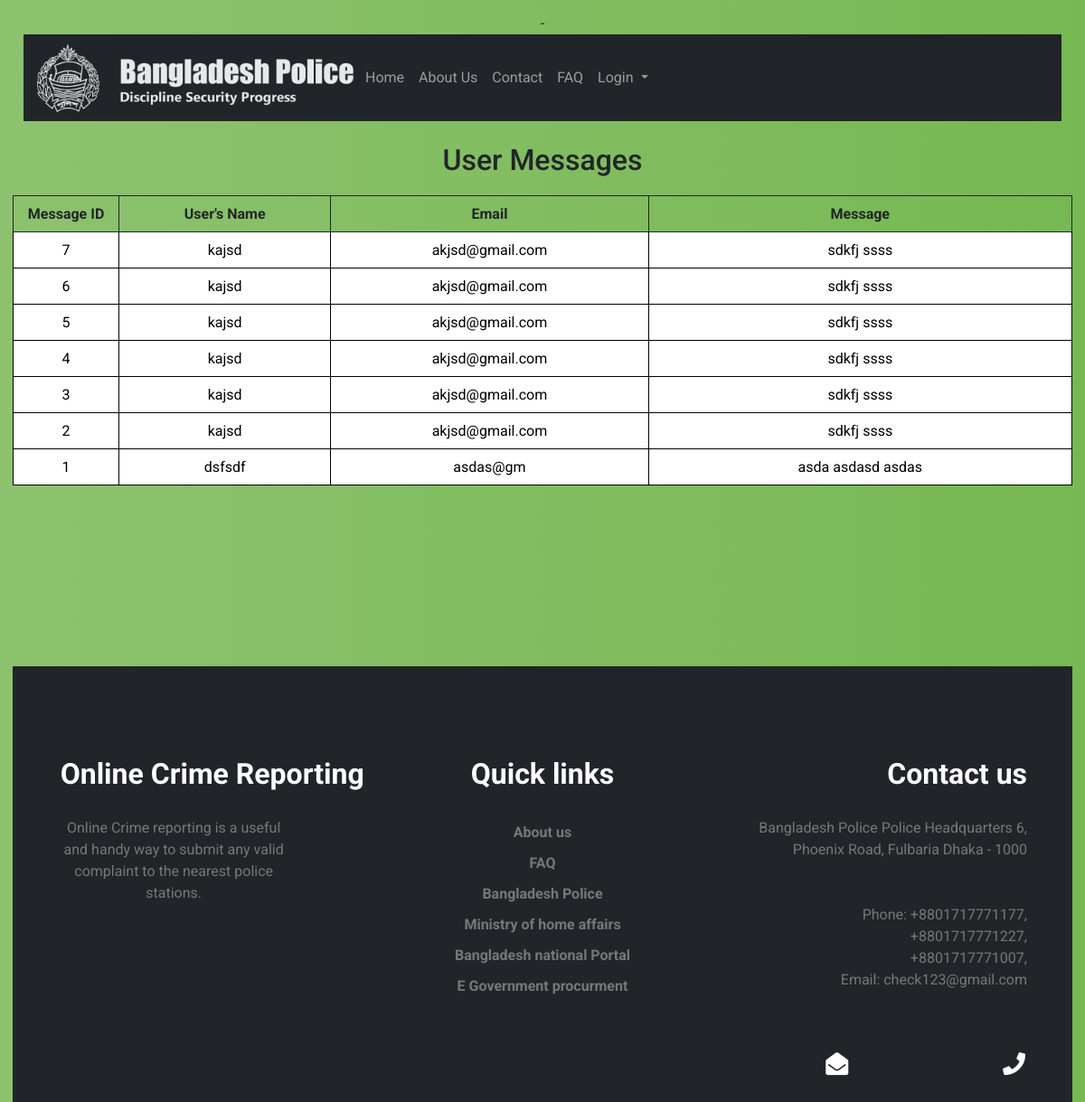
The page /Pages/message.php on the database its author committed.
### tables this page shows
CREATE TABLE `message` (
  `mid` int(9) NOT NULL,
  `name` varchar(40) NOT NULL,
  `email` varchar(100) NOT NULL,
  `message` text NOT NULL
);

### Pages/message.php (the view, shortened to what this page needs)
-<?php
  include "../php/db.php";
?>
<!DOCTYPE html>
<html lang="en">
<head>
    <link href="../css/bootstrap.min.css" rel="stylesheet">
    <link rel="stylesheet" href="../css/style.css">
    <link rel="stylesheet" href="../css/responsive.css">
  <link rel="stylesheet" type="text/css" href="../css/login_style.css">
  <link rel="stylesheet" href="https://cdnjs.cloudflare.com/ajax/libs/font-awesome/4.7.0/css/font-awesome.min.css">
  <link rel="stylesheet" href="https://use.fontawesome.com/releases/v5.15.1/css/all.css">
    <link href="../css/historytable.css" rel="stylesheet">
</head>
<body>
<div class="container-fluid">
    <?php
        include "../php/navbar.php";
    ?>
</div>
<div>
  <br>
<h2> User Messages</h2>
<table id="t">
  <thead>
    <tr>
      <th scope="col">Message ID</th>
      <th scope="col">User's Name</th>
      <th scope="col">Email</th>
      <th scope="col">Message</th>
    </tr>
  </thead>
  <?php
      $query="select * from message order by mid desc limit 100";
      $result=mysqli_query($conn,$query);
      while($rows=mysqli_fetch_assoc($result)){
  ?>
  <tbody style="background-color: white; color: black;">
      <tr>
        <td class="cgdid"><?php echo $rows['mid']; ?></td>
        <td class="ctype"><?php echo $rows['name']; ?></td>
        <td class="cloc"><?php echo $rows['email']; ?></td>
        <td class="cproblem"><?php echo $rows['message']; ?></td>
      </tr>
    </tbody>
  <?php
    }
  ?>
</table>
</div>
<?php
    include "../php/footer.php";
    ?>
</body>
</html>

### css/style.css (style rules this page uses)
body { background-size: cover; background-image: url(../Images/bg1.jpg); background-position: center; }
body, html { width: 100%; max-width: 100%; height: 100%; font-family: "Lato"; color: #212529; }

### css/login_style.css (style rules this page uses)
body { background: #76b852; background: -webkit-linear-gradient(right, #76b852, #8DC26F); background: -moz-linear-gradient(right, #76b852, #8DC26F); background: -o-linear-gradient(right, #76b852, #8DC26F); background: linear-gradient(to left, #76b852, #8DC26F); font-family: "Roboto", sans-serif; -webkit-font-smoothing: antialiased; -moz-osx-font-smoothing: grayscale; }

### css/historytable.css (style rules this page uses)
body { padding: 14px; text-align: center; }
table { width: 100%; margin: 20px auto; table-layout: auto; }
table, td, th { border-collapse: collapse; }
th, td { padding: 10px; border: solid 1px; text-align: center; }
.cgdid { width: 10%; }
.ctype { width: 20%; }
.cloc { width: 30%; }
.cproblem { width: 40%; }

### rows shown on the page
message: mid "7", name "kajsd", email "akjsd@gmail.com", message "sdkfj ssss"
message: mid "6", name "kajsd", email "akjsd@gmail.com", message "sdkfj ssss"
message: mid "5", name "kajsd", email "akjsd@gmail.com", message "sdkfj ssss"
message: mid "4", name "kajsd", email "akjsd@gmail.com", message "sdkfj ssss"
message: mid "3", name "kajsd", email "akjsd@gmail.com", message "sdkfj ssss"
message: mid "2", name "kajsd", email "akjsd@gmail.com", message "sdkfj ssss"
message: mid "1", name "dsfsdf", email "asdas@gm", message "asda asdasd asdas"
